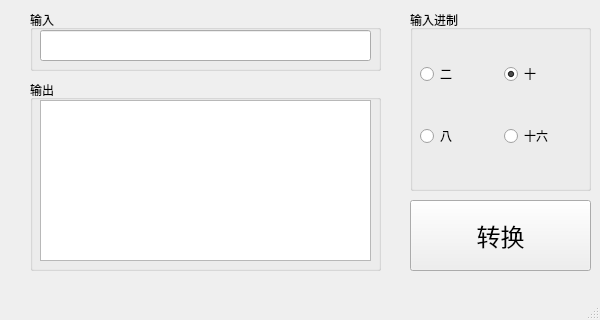
<?xml version="1.0" encoding="UTF-8"?>
<ui version="4.0">
 <class>MainWindow</class>
 <widget class="QMainWindow" name="MainWindow">
  <property name="geometry">
   <rect>
    <x>0</x>
    <y>0</y>
    <width>600</width>
    <height>320</height>
   </rect>
  </property>
  <property name="minimumSize">
   <size>
    <width>600</width>
    <height>320</height>
   </size>
  </property>
  <property name="maximumSize">
   <size>
    <width>600</width>
    <height>320</height>
   </size>
  </property>
  <property name="windowTitle">
   <string>进制转换1.0 作者：D BOY</string>
  </property>
  <widget class="QWidget" name="centralwidget">
   <widget class="QPushButton" name="pushButton">
    <property name="geometry">
     <rect>
      <x>410</x>
      <y>200</y>
      <width>181</width>
      <height>71</height>
     </rect>
    </property>
    <property name="font">
     <font>
      <family>华文中宋</family>
      <pointsize>18</pointsize>
     </font>
    </property>
    <property name="text">
     <string>转换</string>
    </property>
   </widget>
   <widget class="QGroupBox" name="groupBox">
    <property name="geometry">
     <rect>
      <x>410</x>
      <y>10</y>
      <width>181</width>
      <height>181</height>
     </rect>
    </property>
    <property name="title">
     <string>输入进制</string>
    </property>
    <widget class="QWidget" name="gridLayoutWidget">
     <property name="geometry">
      <rect>
       <x>10</x>
       <y>20</y>
       <width>161</width>
       <height>151</height>
      </rect>
     </property>
     <layout class="QGridLayout" name="gridLayout">
      <item row="0" column="0">
       <widget class="QRadioButton" name="tw">
        <property name="text">
         <string>二</string>
        </property>
        <attribute name="buttonGroup">
         <string notr="true">buttonGroup</string>
        </attribute>
       </widget>
      </item>
      <item row="1" column="0">
       <widget class="QRadioButton" name="et">
        <property name="text">
         <string>八</string>
        </property>
        <attribute name="buttonGroup">
         <string notr="true">buttonGroup</string>
        </attribute>
       </widget>
      </item>
      <item row="0" column="1">
       <widget class="QRadioButton" name="tn">
        <property name="text">
         <string>十</string>
        </property>
        <property name="checked">
         <bool>true</bool>
        </property>
        <attribute name="buttonGroup">
         <string notr="true">buttonGroup</string>
        </attribute>
       </widget>
      </item>
      <item row="1" column="1">
       <widget class="QRadioButton" name="sn">
        <property name="text">
         <string>十六</string>
        </property>
        <attribute name="buttonGroup">
         <string notr="true">buttonGroup</string>
        </attribute>
       </widget>
      </item>
     </layout>
    </widget>
   </widget>
   <widget class="QGroupBox" name="groupBox_2">
    <property name="geometry">
     <rect>
      <x>30</x>
      <y>10</y>
      <width>351</width>
      <height>61</height>
     </rect>
    </property>
    <property name="title">
     <string>输入</string>
    </property>
    <widget class="QLineEdit" name="lineEdit">
     <property name="geometry">
      <rect>
       <x>10</x>
       <y>20</y>
       <width>331</width>
       <height>31</height>
      </rect>
     </property>
    </widget>
   </widget>
   <widget class="QGroupBox" name="groupBox_3">
    <property name="geometry">
     <rect>
      <x>30</x>
      <y>80</y>
      <width>351</width>
      <height>191</height>
     </rect>
    </property>
    <property name="title">
     <string>输出</string>
    </property>
    <widget class="QPlainTextEdit" name="plainTextEdit">
     <property name="geometry">
      <rect>
       <x>10</x>
       <y>20</y>
       <width>331</width>
       <height>161</height>
      </rect>
     </property>
    </widget>
   </widget>
  </widget>
  <widget class="QMenuBar" name="menubar">
   <property name="geometry">
    <rect>
     <x>0</x>
     <y>0</y>
     <width>600</width>
     <height>23</height>
    </rect>
   </property>
  </widget>
  <widget class="QStatusBar" name="statusbar"/>
  <action name="action">
   <property name="text">
    <string>关于</string>
   </property>
  </action>
  <action name="action_3">
   <property name="text">
    <string>退出</string>
   </property>
  </action>
 </widget>
 <resources/>
 <connections/>
 <buttongroups>
  <buttongroup name="buttonGroup"/>
 </buttongroups>
</ui>
